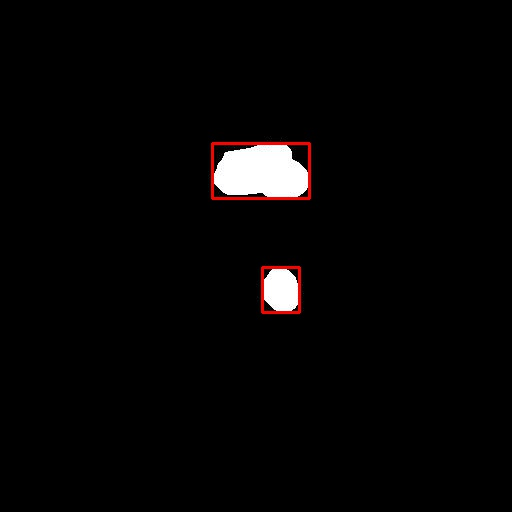
#> input picture draw_bounding_box.jpg, 512 x 512 px, found by its file name
$ python get_bbox_cordinates.py
#> lines starting #> are read from the running program, lines starting #| are printed output that depends on the picture; after the words box and inside, x2 and y2 are one past the last pixel; in counts of white or black regions, pixels touching at a corner belong together
import cv2
import numpy as np


# read image
img = cv2.imread('/home/kawsar/Desktop/Deep Learning/helper-python-scripts/draw_bounding_box.jpg')
#> img is the input picture: shape (512, 512, 3); mean B, G, R 5.2, 5.2, 6.4

# convert to grayscale
gray = cv2.cvtColor(img,cv2.COLOR_BGR2GRAY)

# threshold
thresh = cv2.threshold(gray,128,255,cv2.THRESH_BINARY)[1]
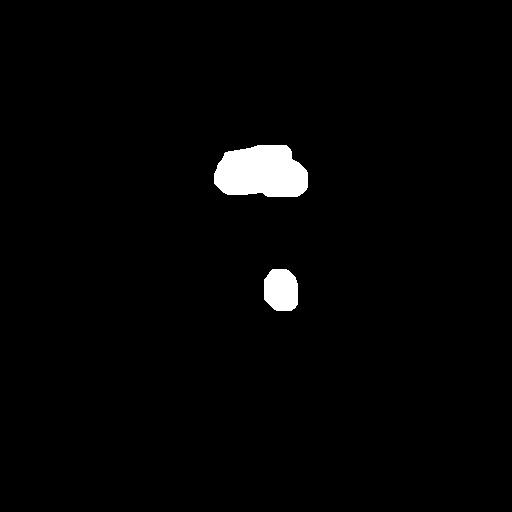
#> thresh: shape (512, 512); 2% white; 2 white regions


# get contours
result = img.copy()
contours = cv2.findContours(thresh, cv2.RETR_EXTERNAL, cv2.CHAIN_APPROX_SIMPLE)
#> contours = 2 contours; box (x1, y1, x2, y2) and area: (214, 145, 308, 197) 3880, (264, 269, 298, 311) 1178
contours = contours[0] if len(contours) == 2 else contours[1]
for cntr in contours:
    x,y,w,h = cv2.boundingRect(cntr)
    cv2.rectangle(result, (x, y), (x+w, y+h), (0, 0, 255), 2)
    print("x,y,w,h:",x,y,w,h)
#> this loop made 2 passes
#> (x, y, w, h) on passes 1 to 2: (264, 269, 34, 42), (214, 145, 94, 52)
#| x,y,w,h: 264 269 34 42
#| x,y,w,h: 214 145 94 52
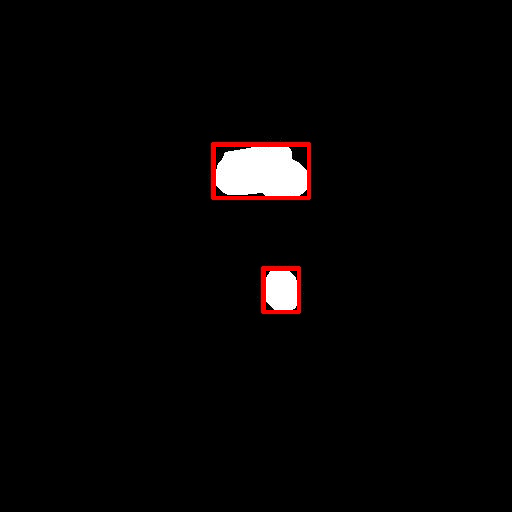
#> result: shape (512, 512, 3); 0.51% of pixels changed, all inside (x1, y1, x2, y2) = (213, 144, 310, 313)

# save resulting image
cv2.imwrite('two_blobs_result.jpg',result)

# show thresh and result
cv2.imshow("bounding_box", result)
cv2.waitKey(0)
cv2.destroyAllWindows()
